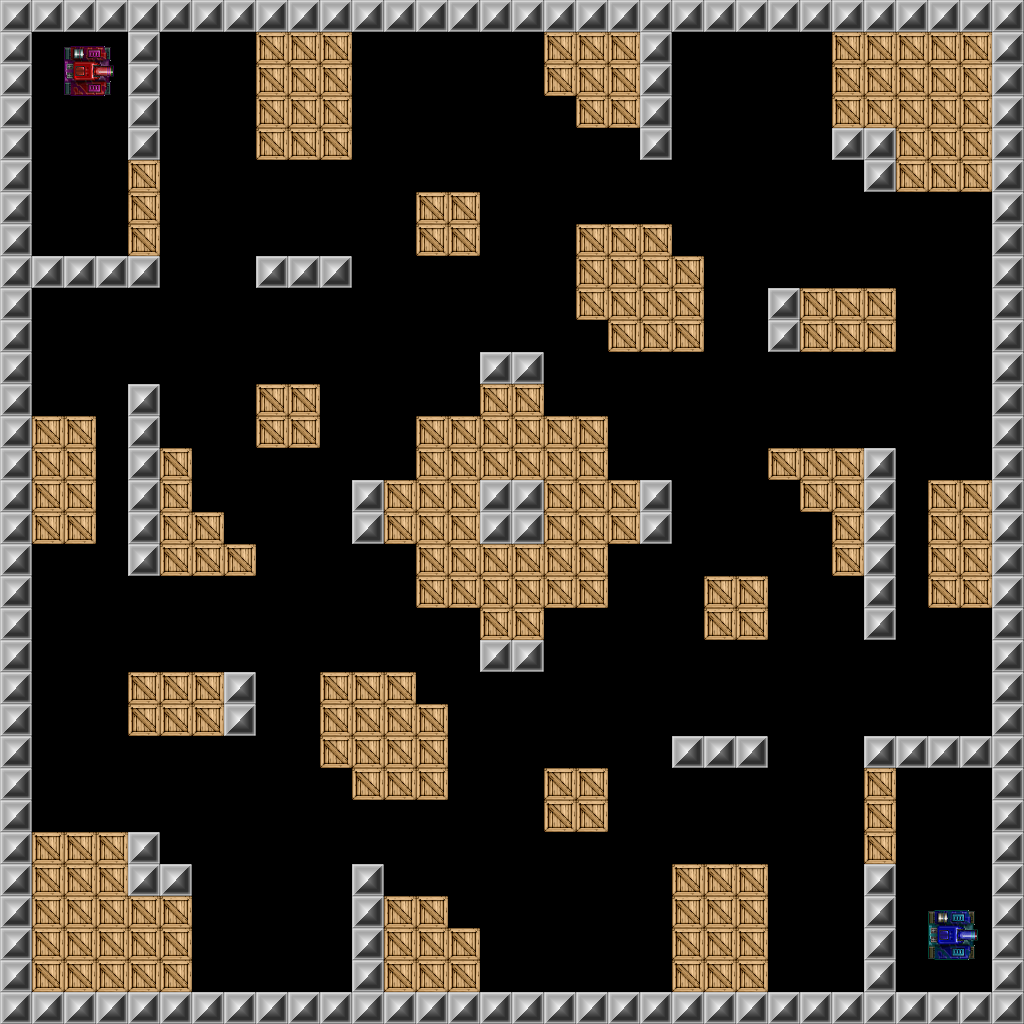

This is a level from a 2D game, rendered from its Tiled map with the project's own tilesets. A one-line summary and the complete map file follow:
An orthogonal 32x32 tile map with 32x32 px tiles, 1 tile layer (Tile Layer 1).

<map version="1.2" tiledversion="1.2.3" orientation="orthogonal" renderorder="right-down" width="32" height="32" tilewidth="32" tileheight="32" infinite="0" nextlayerid="2" nextobjectid="1">
 <tileset firstgid="1" source="tankgame.tsx" />
 <layer id="1" name="Tile Layer 1" width="32" height="32">
  <data encoding="csv">
4,4,4,4,4,4,4,4,4,4,4,4,4,4,4,4,4,4,4,4,4,4,4,4,4,4,4,4,4,4,4,4,
4,0,0,0,4,0,0,0,3,3,3,0,0,0,0,0,0,3,3,3,4,0,0,0,0,0,3,3,3,3,3,4,
4,0,1,0,4,0,0,0,3,3,3,0,0,0,0,0,0,3,3,3,4,0,0,0,0,0,3,3,3,3,3,4,
4,0,0,0,4,0,0,0,3,3,3,0,0,0,0,0,0,0,3,3,4,0,0,0,0,0,3,3,3,3,3,4,
4,0,0,0,4,0,0,0,3,3,3,0,0,0,0,0,0,0,0,0,4,0,0,0,0,0,4,4,3,3,3,4,
4,0,0,0,3,0,0,0,0,0,0,0,0,0,0,0,0,0,0,0,0,0,0,0,0,0,0,4,3,3,3,4,
4,0,0,0,3,0,0,0,0,0,0,0,0,3,3,0,0,0,0,0,0,0,0,0,0,0,0,0,0,0,0,4,
4,0,0,0,3,0,0,0,0,0,0,0,0,3,3,0,0,0,3,3,3,0,0,0,0,0,0,0,0,0,0,4,
4,4,4,4,4,0,0,0,4,4,4,0,0,0,0,0,0,0,3,3,3,3,0,0,0,0,0,0,0,0,0,4,
4,0,0,0,0,0,0,0,0,0,0,0,0,0,0,0,0,0,3,3,3,3,0,0,4,3,3,3,0,0,0,4,
4,0,0,0,0,0,0,0,0,0,0,0,0,0,0,0,0,0,0,3,3,3,0,0,4,3,3,3,0,0,0,4,
4,0,0,0,0,0,0,0,0,0,0,0,0,0,0,4,4,0,0,0,0,0,0,0,0,0,0,0,0,0,0,4,
4,0,0,0,4,0,0,0,3,3,0,0,0,0,0,3,3,0,0,0,0,0,0,0,0,0,0,0,0,0,0,4,
4,3,3,0,4,0,0,0,3,3,0,0,0,3,3,3,3,3,3,0,0,0,0,0,0,0,0,0,0,0,0,4,
4,3,3,0,4,3,0,0,0,0,0,0,0,3,3,3,3,3,3,0,0,0,0,0,3,3,3,4,0,0,0,4,
4,3,3,0,4,3,0,0,0,0,0,4,3,3,3,4,4,3,3,3,4,0,0,0,0,3,3,4,0,3,3,4,
4,3,3,0,4,3,3,0,0,0,0,4,3,3,3,4,4,3,3,3,4,0,0,0,0,0,3,4,0,3,3,4,
4,0,0,0,4,3,3,3,0,0,0,0,0,3,3,3,3,3,3,0,0,0,0,0,0,0,3,4,0,3,3,4,
4,0,0,0,0,0,0,0,0,0,0,0,0,3,3,3,3,3,3,0,0,0,3,3,0,0,0,4,0,3,3,4,
4,0,0,0,0,0,0,0,0,0,0,0,0,0,0,3,3,0,0,0,0,0,3,3,0,0,0,4,0,0,0,4,
4,0,0,0,0,0,0,0,0,0,0,0,0,0,0,4,4,0,0,0,0,0,0,0,0,0,0,0,0,0,0,4,
4,0,0,0,3,3,3,4,0,0,3,3,3,0,0,0,0,0,0,0,0,0,0,0,0,0,0,0,0,0,0,4,
4,0,0,0,3,3,3,4,0,0,3,3,3,3,0,0,0,0,0,0,0,0,0,0,0,0,0,0,0,0,0,4,
4,0,0,0,0,0,0,0,0,0,3,3,3,3,0,0,0,0,0,0,0,4,4,4,0,0,0,4,4,4,4,4,
4,0,0,0,0,0,0,0,0,0,0,3,3,3,0,0,0,3,3,0,0,0,0,0,0,0,0,3,0,0,0,4,
4,0,0,0,0,0,0,0,0,0,0,0,0,0,0,0,0,3,3,0,0,0,0,0,0,0,0,3,0,0,0,4,
4,3,3,3,4,0,0,0,0,0,0,0,0,0,0,0,0,0,0,0,0,0,0,0,0,0,0,3,0,0,0,4,
4,3,3,3,4,4,0,0,0,0,0,4,0,0,0,0,0,0,0,0,0,3,3,3,0,0,0,4,0,0,0,4,
4,3,3,3,3,3,0,0,0,0,0,4,3,3,0,0,0,0,0,0,0,3,3,3,0,0,0,4,0,0,0,4,
4,3,3,3,3,3,0,0,0,0,0,4,3,3,3,0,0,0,0,0,0,3,3,3,0,0,0,4,0,2,0,4,
4,3,3,3,3,3,0,0,0,0,0,4,3,3,3,0,0,0,0,0,0,3,3,3,0,0,0,4,0,0,0,4,
4,4,4,4,4,4,4,4,4,4,4,4,4,4,4,4,4,4,4,4,4,4,4,4,4,4,4,4,4,4,4,4
</data>
 </layer>
</map>